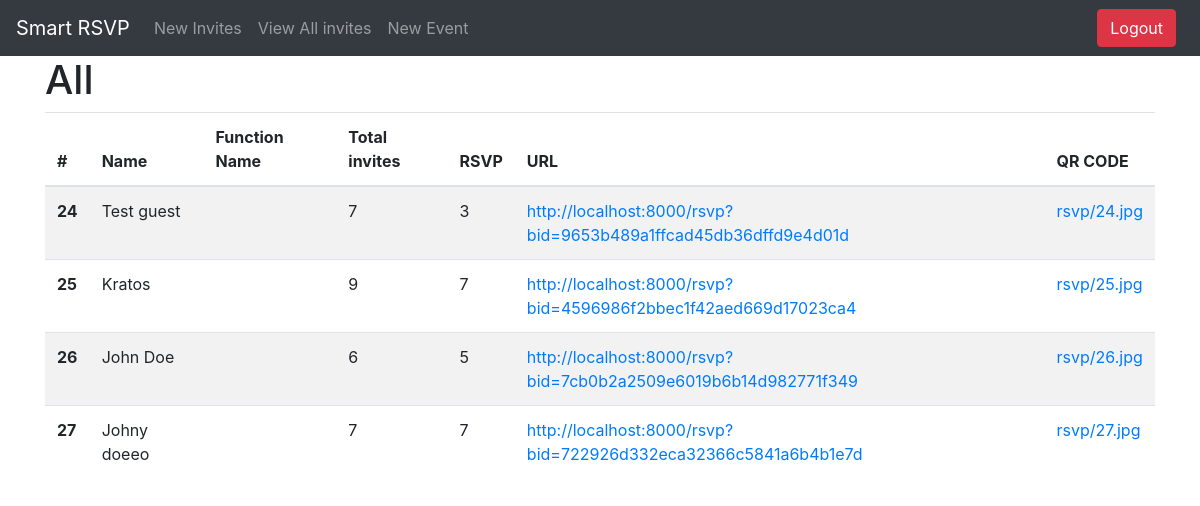
The app's page /viewAll/ (signed in), older data.
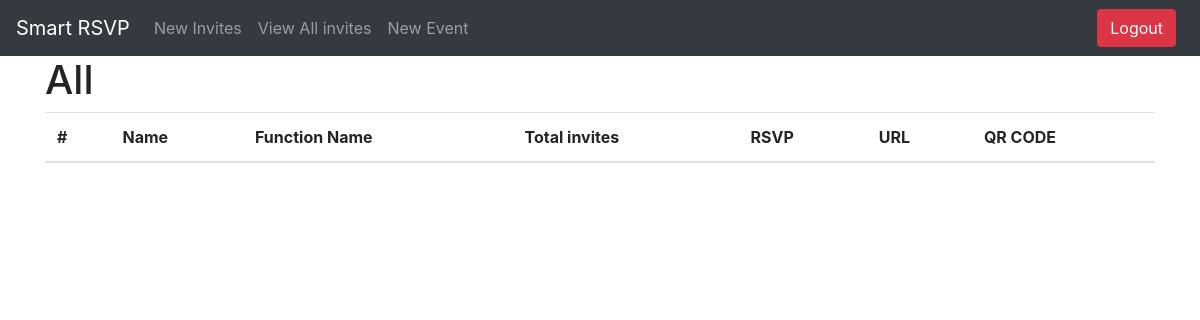
The same page, newer data.
### rsvp/models.py (models this page shows)
class Booking(models.Model):
    booking_id = models.AutoField(primary_key=True)
    user = models.ForeignKey(settings.AUTH_USER_MODEL, on_delete=models.CASCADE, default=1)
    event = models.ForeignKey(Event, on_delete=models.CASCADE)
    guest_name = models.CharField(max_length=300)
    max_rsvp = models.IntegerField()
    done_rsvp = models.IntegerField()
    digest = models.CharField(max_length=35)
    url = models.CharField(max_length=250)
    qrcode = models.ImageField(upload_to="rsvp", default="")

### rsvp/views.py (the view)
# urls.py: path("viewAll/", views.viewAll, name="viewAll"),
def viewAll(request):
    if request.user.is_authenticated:
        all_bookings = Booking.objects.all()
        params = { 'all': all_bookings }
        return render(request, 'viewAll.html', params)
    else:
        return redirect('register_login')

### rsvp/templates/viewAll.html (shortened to what this page needs)
{% extends 'base.html' %}
{%block body%}
   <div class="container">
      <h1>All </h1>
       <table class="table table-striped">
          <thead>
            <tr>
              <th scope="col">#</th>
              <th scope="col">Name</th>
              <th scope="col">Function Name</th>
              <th scope="col">Total invites</th>
              <th scope="col">RSVP</th>
              <th scope="col">URL</th>
              <th scope="col">QR CODE</th>
            </tr>
          </thead>
          <tbody>
          {% for item in all %}
            <tr>
              <th scope="row">{{ item.booking_id }}</th>
              <td>{{ item.guest_name }}</td>
              <td>{{ item.function_name }}</td>
              <td>{{ item.max_rsvp }}</td>
              <td>{{ item.done_rsvp }}</td>
              <td><a href="{{ item.url }}" target="_blank">{{ item.url }}</a></td>
              <td><a href="/media/{{ item.qrcode }}" target="_blank">{{ item.qrcode }}</a> </td>
            </tr>
          {% endfor %}
          </tbody>
        </table>
</div>
{% endblock %}

Row changes from the older to the newer data that the page shows:
removed Booking: booking_id "24", guest_name "Test guest", max_rsvp "7", done_rsvp "3", url "http://localhost:8000/rsvp?bid=9653b489a1ffcad45db36dffd9e4d01d", qrcode "rsvp/24.jpg"
removed Booking: booking_id "25", guest_name "Kratos", max_rsvp "9", done_rsvp "7", url "http://localhost:8000/rsvp?bid=4596986f2bbec1f42aed669d17023ca4", qrcode "rsvp/25.jpg"
removed Booking: booking_id "26", guest_name "John Doe", max_rsvp "6", done_rsvp "5", url "http://localhost:8000/rsvp?bid=7cb0b2a2509e6019b6b14d982771f349", qrcode "rsvp/26.jpg"
removed Booking: booking_id "27", guest_name "Johny doeeo", max_rsvp "7", done_rsvp "7", url "http://localhost:8000/rsvp?bid=722926d332eca32366c5841a6b4b1e7d", qrcode "rsvp/27.jpg"
